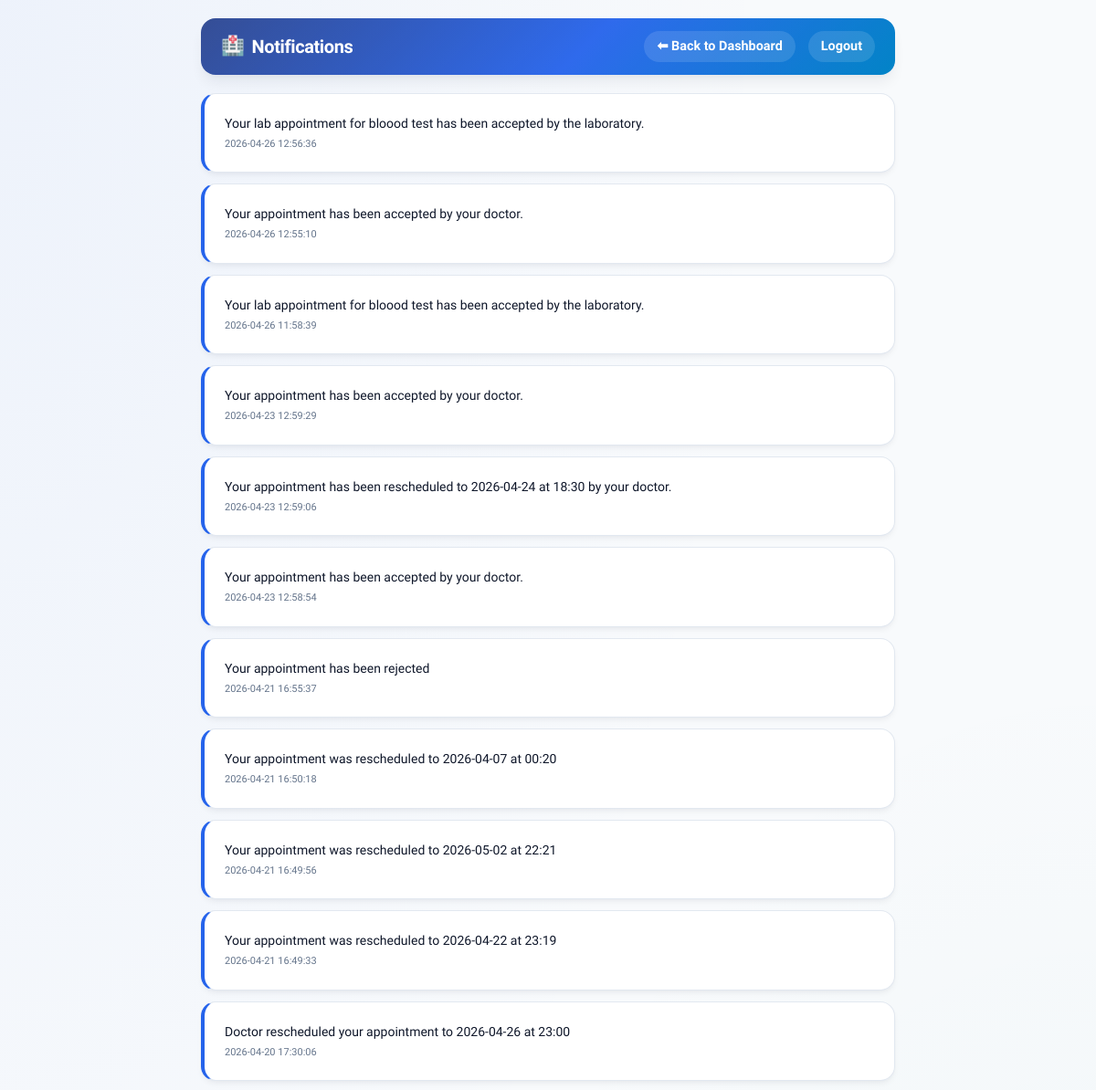
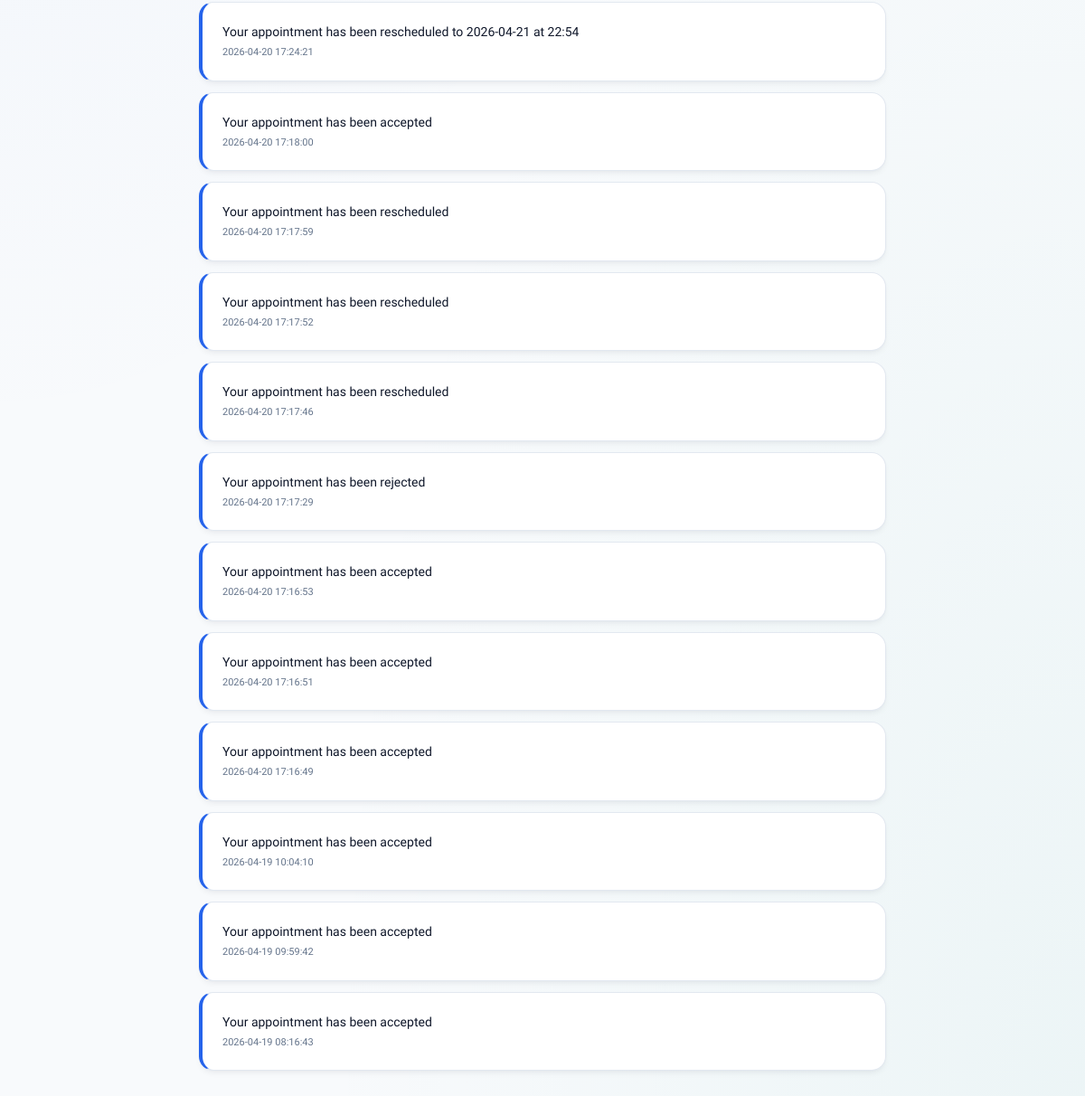
/notification.php (signed in), run on the app's committed database (2 pictures, top to bottom).
### tables this page shows
CREATE TABLE `notifications` (
  `id` int(11) NOT NULL AUTO_INCREMENT,
  `user_id` int(11) DEFAULT NULL,
  `message` text DEFAULT NULL,
  `seen` tinyint(4) DEFAULT 0,
  `created_at` timestamp NOT NULL DEFAULT current_timestamp(),
  PRIMARY KEY (`id`)
);

### notification.php (the view, shortened to what this page needs)
<?php
require 'config.php';
$user_id = (int)$_SESSION['user_id'];
$role = $_SESSION['role'] ?? 'patient';
$dashboard = ($role === 'doctor') ? 'dashboard_doctor.php' : (($role === 'hospital') ? 'hospital_dashboard.php' : (($role === 'laboratory') ? 'laboratory_dashboard.php' : (($role === 'admin') ? 'dashboard_admin.php' : 'dashboard_patient.php')));
$stmt = $mysqli->prepare("SELECT * FROM notifications WHERE user_id = ? ORDER BY created_at DESC");
$stmt->bind_param("i", $user_id);
$stmt->execute();
$n = $stmt->get_result();
?>
<!DOCTYPE html>
<html>
<head>
<link rel="stylesheet" href="assets/css/styles.css">
</head>
<body>
<div class="container" style="max-width:800px;margin:auto;padding:20px;">
  <div class="topbar">
    <div class="brand">Notifications</div>
    <div>
      <a href="<?= $dashboard ?>">⬅ Back to Dashboard</a>
      <a href="logout.php">Logout</a>
    </div>
  </div>
  <div style="margin-top:20px;">
    <?php if($n->num_rows === 0): ?>
      <div class="card"><p style="color:var(--text-muted);margin:0;">No notifications yet.</p></div>
    <?php else: ?>
      <?php while($r = $n->fetch_assoc()): ?>
        <div class="card" style="margin-bottom:12px;border-left:4px solid var(--primary);">
          <div style="font-size:14px;"><?= htmlspecialchars($r['message'] ?? '') ?></div>
          <small style="color:var(--text-muted);font-size:11px;margin-top:4px;display:block;"><?= htmlspecialchars($r['created_at'] ?? '') ?></small>
        </div>
      <?php endwhile; ?>
    <?php endif; ?>
  </div>
</div>
</body>
</html>

### assets/css/styles.css (style rules this page uses)
:root { --primary: #2563eb; --primary-hover: #1d4ed8; --primary-dark: #1e3a8a; --primary-light: #eff6ff; --primary-gradient: linear-gradient(135deg, #1e3a8a 0%, #2563eb 55%, #0284c7 100%); --primary-glow: 0 4px 20px rgba(37, 99, 235, 0.25); --accent: #0d9488; --accent-hover: #0f766e; --accent-light: #f0fdfa; --accent-gradient: linear-gradient(135deg, #0d9488 0%, #14b8a6 100%); --bg: #f8fafc; --bg-subtle: #f1f5f9; --bg-mesh: radial-gradient(at 0% 0%, rgba(37, 99, 235, 0.05) 0px, transparent 50%), radial-gradient(at 100% 100%, rgba(13, 148, 136, 0.05) 0px, transparent 50%), #f8fafc; --card: #ffffff; --card-border: #e2e8f0; --card-hover-border: #cbd5e1; --text-main: #0f172a; --text-secondary: #475569; --text-muted: #64748b; --status-accepted-bg: #ecfdf5; --status-accepted-text: #065f46; --status-accepted-border: #a7f3d0; --status-rejected-bg: #fef2f2; --status-rejected-text: #991b1b; --status-rejected-border: #fecaca; --status-pending-bg: #fffbeb; --status-pending-text: #92400e; --status-pending-border: #fde68a; --status-rescheduled-bg: #f5f3ff; --status-rescheduled-text: #5b21b6; --status-rescheduled-border: #ddd6fe; --radius-sm: 8px; --radius: 12px; --radius-lg: 16px; --radius-full: 9999px; --shadow-sm: 0 1px 3px 0 rgba(15, 23, 42, 0.04), 0 1px 2px -1px rgba(15, 23, 42, 0.04); --shadow: 0 4px 6px -1px rgba(15, 23, 42, 0.05), 0 2px 4px -2px rgba(15, 23, 42, 0.03); --shadow-md: 0 10px 15px -3px rgba(15, 23, 42, 0.07), 0 4px 6px -4px rgba(15, 23, 42, 0.04); --shadow-lg: 0 20px 25px -5px rgba(15, 23, 42, 0.08), 0 8px 10px -6px rgba(15, 23, 42, 0.04); --glass: rgba(255, 255, 255, 0.88); --max-width: 440px; }
* { box-sizing: border-box; margin: 0; padding: 0; }
html, body { height: 100%; }
body { font-family: 'Plus Jakarta Sans', 'Inter', system-ui, -apple-system, BlinkMacSystemFont, "Segoe UI", Roboto, sans-serif; background: var(--bg-mesh); color: var(--text-main); line-height: 1.5; -webkit-font-smoothing: antialiased; -moz-osx-font-smoothing: grayscale; }
.container { max-width: 1100px; margin: 24px auto; padding: 0 20px; }
.card { background: var(--card); border-radius: var(--radius-lg); border: 1px solid var(--card-border); box-shadow: var(--shadow); padding: 22px; transition: transform 0.2s ease, box-shadow 0.2s ease, border-color 0.2s ease; }
.topbar { background: var(--primary-gradient); color: #ffffff; padding: 14px 22px; border-radius: var(--radius-lg); display: flex; align-items: center; justify-content: space-between; box-shadow: var(--shadow-md); margin-bottom: 20px; position: relative; overflow: hidden; }
.topbar::after { content: ''; position: absolute; top: 0; right: 0; bottom: 0; left: 0; background: linear-gradient(135deg, rgba(255,255,255,0.1) 0%, transparent 100%); pointer-events: none; }
.topbar .brand { font-size: 1.25rem; font-weight: 800; letter-spacing: -0.02em; display: flex; align-items: center; gap: 8px; color: #ffffff; text-decoration: none; }
.topbar .brand::before { content: '🏥'; font-size: 1.3rem; }
.topbar a { color: #ffffff; text-decoration: none; font-size: 0.9rem; font-weight: 600; margin-left: 10px; padding: 6px 14px; border-radius: var(--radius-full); background: rgba(255, 255, 255, 0.12); transition: background 0.2s ease, transform 0.15s ease; display: inline-block; }

### data on the page
notifications: message "Your lab appointment for bloood test has been accepted by the laboratory.", created_at "2026-04-26 12:56:36"
notifications: message "Your appointment has been accepted by your doctor.", created_at "2026-04-26 12:55:10"
notifications: message "Your lab appointment for bloood test has been accepted by the laboratory.", created_at "2026-04-26 11:58:39"
notifications: message "Your appointment has been accepted by your doctor.", created_at "2026-04-23 12:59:29"
notifications: message "Your appointment has been rescheduled to 2026-04-24 at 18:30 by your doctor.", created_at "2026-04-23 12:59:06"
notifications: message "Your appointment has been accepted by your doctor.", created_at "2026-04-23 12:58:54"
notifications: message "Your appointment has been rejected", created_at "2026-04-21 16:55:37"
notifications: message "Your appointment was rescheduled to 2026-04-07 at 00:20", created_at "2026-04-21 16:50:18"
notifications: message "Your appointment was rescheduled to 2026-05-02 at 22:21", created_at "2026-04-21 16:49:56"
notifications: message "Your appointment was rescheduled to 2026-04-22 at 23:19", created_at "2026-04-21 16:49:33"
notifications: message "Doctor rescheduled your appointment to 2026-04-26 at 23:00", created_at "2026-04-20 17:30:06"
notifications: message "Your appointment has been rescheduled to 2026-04-21 at 22:54", created_at "2026-04-20 17:24:21"
notifications: message "Your appointment has been accepted", created_at "2026-04-20 17:18:00"
notifications: message "Your appointment has been rescheduled", created_at "2026-04-20 17:17:59"
notifications: message "Your appointment has been rescheduled", created_at "2026-04-20 17:17:52"
notifications: message "Your appointment has been rescheduled", created_at "2026-04-20 17:17:46"
notifications: message "Your appointment has been rejected", created_at "2026-04-20 17:17:29"
notifications: message "Your appointment has been accepted", created_at "2026-04-20 17:16:53"
notifications: message "Your appointment has been accepted", created_at "2026-04-20 17:16:51"
notifications: message "Your appointment has been accepted", created_at "2026-04-20 17:16:49"
notifications: message "Your appointment has been accepted", created_at "2026-04-19 10:04:10"
notifications: message "Your appointment has been accepted", created_at "2026-04-19 09:59:42"
notifications: message "Your appointment has been accepted", created_at "2026-04-19 08:16:43"
